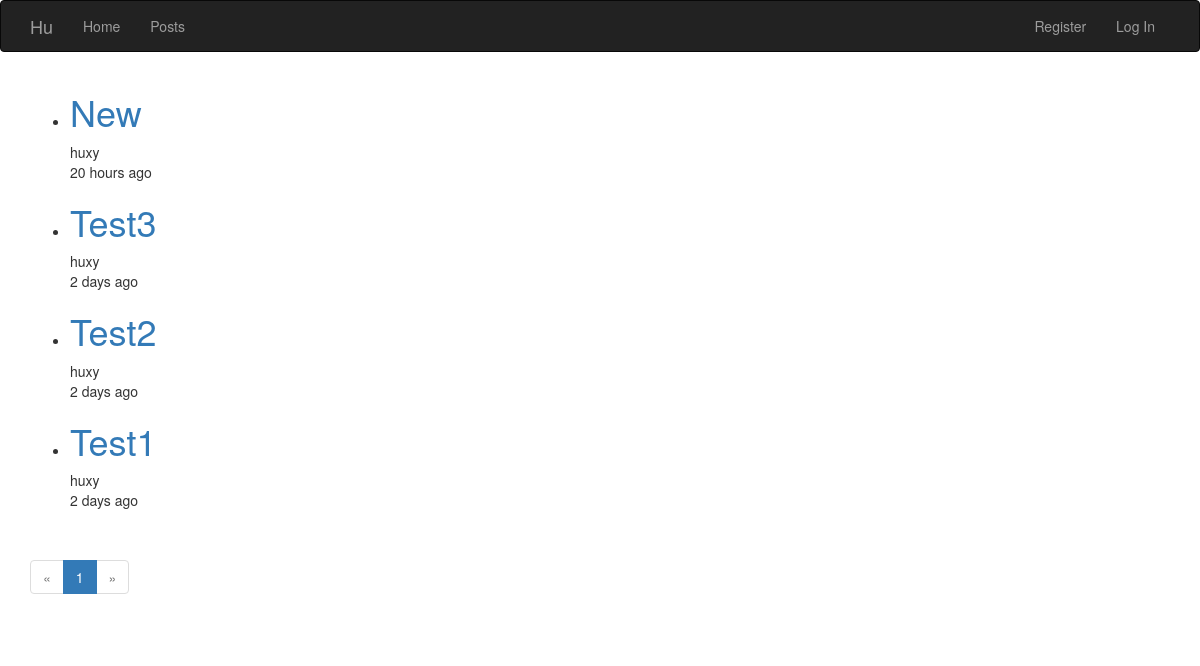
The page /posts on the database its author committed.
### app/models.py (models this page shows, shortened)
class Post(db.Model):
    __tablename__ = 'posts'
    id = db.Column(db.Integer, primary_key=True)
    author_id = db.Column(db.Integer, db.ForeignKey('users.id'))
    title = db.Column(db.String)
    body = db.Column(db.Text)
    body_html = db.Column(db.Text)
    timestamp = db.Column(db.DateTime, index=True, default=datetime.utcnow)

class User(UserMixin, db.Model):
    __tablename__ = 'users'
    id = db.Column(db.Integer, primary_key = True)
    username = db.Column(db.String(64), unique = True, index = True)
    password_hash = db.Column(db.String(128))
    role_id = db.Column(db.Integer, db.ForeignKey('roles.id'))
    location = db.Column(db.String(64))
    about_me = db.Column(db.Text())
    member_since = db.Column(db.DateTime(), default=datetime.utcnow)
    last_seen = db.Column(db.DateTime(), default=datetime.utcnow)
    comments = db.relationship('Comment', backref='author', lazy='dynamic')
    posts = db.relationship('Post', backref='author', lazy='dynamic')
    followed = db.relationship('Follow', foreign_keys=[Follow.follower_id], backref=db.backref('follower', lazy='joined'),lazy='dynamic',cascade='all, delete-orphan')
    follower = db.relationship('Follow', foreign_keys=[Follow.followed_id], backref=db.backref('followed', lazy='joined'),lazy='dynamic',cascade='all, delete-orphan')
    @property
    def password(self):
        raise AttributeError('Password is not a readable attribute.')

### app/main/views.py (the view)
@main.route('/posts')
def posts():
    page = request.args.get('pqge', 1, type=int)
    pagination = Post.query.order_by(Post.timestamp.desc()).paginate(page, per_page=current_app.config['POSTS_PER_PAGE'], error_out=False)
    posts = pagination.items
    return render_template('posts.html',posts=posts,pagination=pagination)

### app/auth/views.py (called while the page is built)
@auth.before_app_request
def before_request():
    if current_user.is_authenticated:
        current_user.ping()

### app/models.py (called while the page is built)
    def is_administrator(self):
        return False

### app/templates/posts.html
{%extends "base.html"%}
{%import "_macros.html" as macros%}
{%block page_content %}
{%include '_posts.html'%}
<div class="pagination">
	{{macros.pagination_widget(pagination,'.posts')}}
</div>
{%endblock%}

### app/templates/_posts.html (shortened to what this page needs)
<div>
	<ul class="posts">
		{%for post in posts%}
		<li class="post">
			<div class="post-content">
				<div class="post-body">
					<h1><a href="{{url_for('main.post_id', id=post.id)}}">{{post.title}}</a></h1>
				</div>
			</div>
			<div class="post-author">
				{{post.author.username}}
			</div>
			<div class="post-date">
				{{moment(post.timestamp).fromNow()}}
			</div>
		</li>
		{%endfor%}
	</ul>
</div>

### rows shown on the page
Post: title "New", author.username "huxy", timestamp "20 hours ago"
Post: title "Test3", author.username "huxy", timestamp "2 days ago"
Post: title "Test2", author.username "huxy", timestamp "2 days ago"
Post: title "Test1", author.username "huxy", timestamp "2 days ago"

### other values the page prints
{{ p }} "1"
